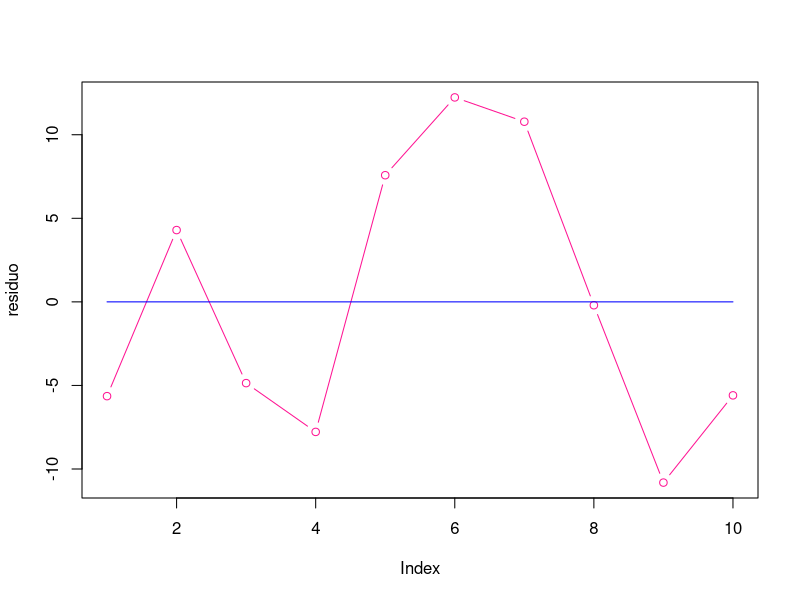
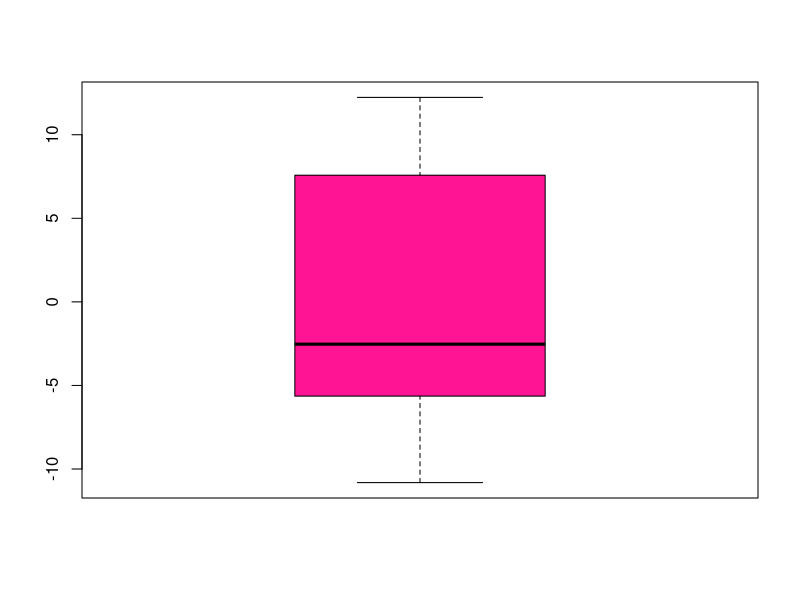
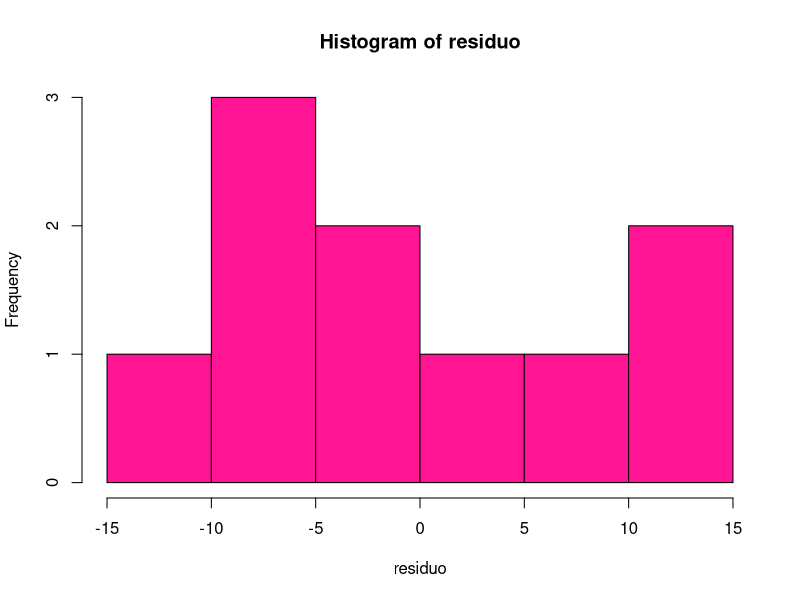
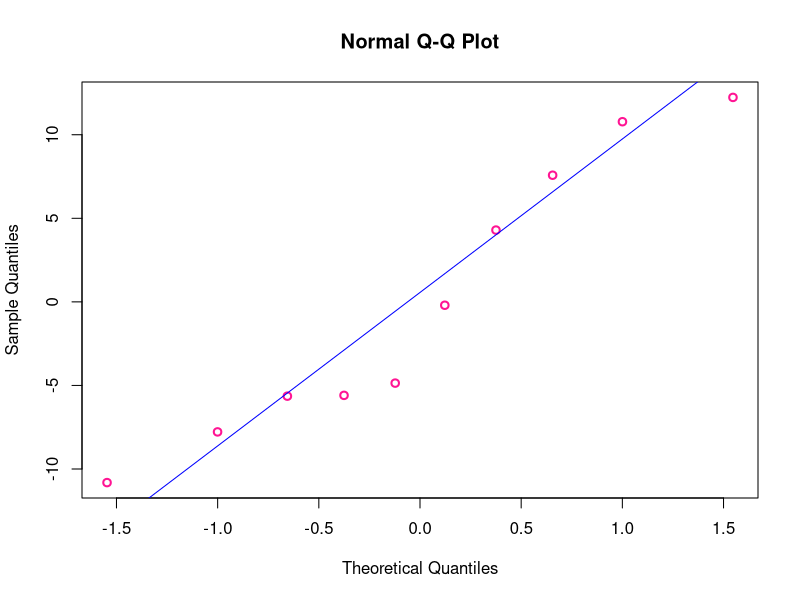
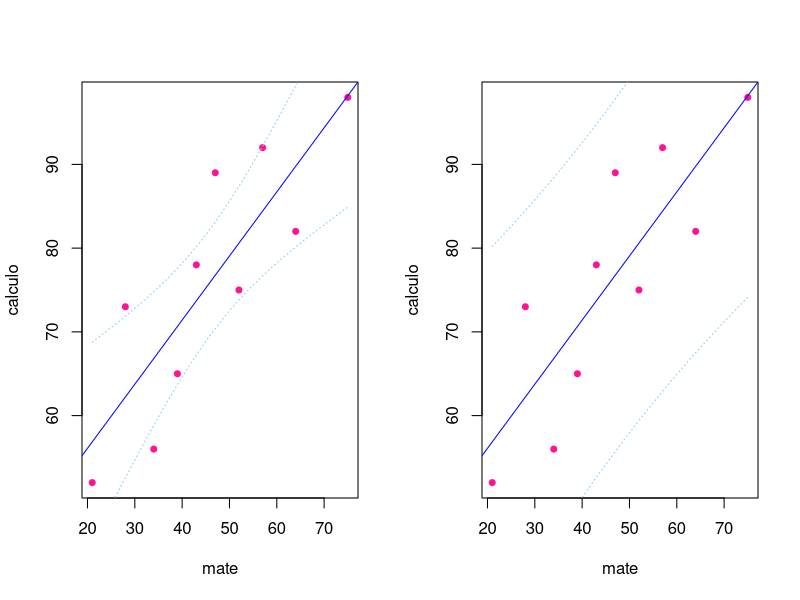

The R source for these figures, in order:
## ---- chunk 1
knitr::opts_chunk$set(echo = TRUE)
## ---- chunk 2
mate <- c(39,43,21,64,57,47,28,75,34,52)
calculo <- c(65,78,52,82,92,89,73,98,56,75)

x <- mate
y <- calculo

xcuad <- x^2
ycuad <- y^2

n <- length(x)
xy <- x*y
xmean <- mean(x)
ymean <- mean(y)

SCxy <- sum(xy)-n*xmean*ymean
SCx <- sum(xcuad)-n*(xmean)^2
SCy <- sum(ycuad)-n*(ymean)^2

beta1 <- SCxy/SCx
beta0 <- ymean-beta1*xmean

## ---- chunk 3
SSE <- SCy - beta1*SCxy

Scuad <- SSE/(n-2)

S <- sqrt(Scuad)

CV <- 100*S/ymean
## ---- chunk 4
alpha <- 0.05 # nivel de confianza
df <- n-2 # grados de libertad de la dist t-student
talfad <- qt(alpha/2,df,lower.tail = FALSE)
talfai <- qt(alpha/2,df,lower.tail = TRUE)
talfad
talfai
# Observemos que talfad es positivo y talfai es negativo

tc <- beta1/(S/sqrt(SCx))

# como tc es mayor que talfad, entonces significa que cae
# dentro de la regíon de rechazo y rechazamos la hipótesis nula

pvalor <- 2*pt(-abs(tc),df)
pvalor
if(pvalor<alpha){
  print("Se rechaza H_0 a favor de H_1, es decir
        la variable predictora X aporta información al modelo")
}else{
  print("No hay suficiente evidencia para rechazar H_0
        es decir que la variable X no aporta información al modelo")
}
## ---- chunk 5
Sbeta1 <- S/SCx
Linf <- beta1-(talfad)*Sbeta1
Linf

Lsup <- beta1+(talfad)*Sbeta1
Lsup

r <- SCxy/sqrt(SCx*SCy)
r #Fuerte de manera positiva

rcuad <- (1-SSE/SCy)*100
rcuad
## ---- chunk 6
model <- lm(calculo~mate)
model
# Always call summary
# Remember to check number of *s in the p value (1, 2, 3)
summary(model)
anova(model)
## ---- chunk 7
# Análisis de residuales

residuo <- model$residuals
head(residuo)

plot(residuo, type="b",col="deeppink")
lines(1:n,rep(0,n), col="blue")

# boxplot a residuos e histograma a residuos
boxplot(residuo, col="deeppink")
#boxplot sirve para identificar outliers fuera de la caja
hist(residuo, col="deeppink")
# cuantiles teóricos vs de la muestra
# Realizar un análisis de residuos de forma gráfica
qqnorm(residuo,col="deeppink",lwd="2");qqline(residuo,col="blue")
## ---- chunk 8
## Pruebas de normalidad
# H_0: Los residuales siguen una distribución normal
# vs H_1: Los residuales NO siguen una distribución normal

shapiro.test(residuo)
# si p value es mayor a 0.05, no se rechaza entonces no existe evidencia para
#decir que los errores no siguen una distribución normal


# si pvalue > 0.05 entonces los datos siguen dist normal

# install.packages("nortest")
library(nortest)
ad.test(residuo)

# install.packages("MASS")
library("MASS")
require(MASS)
fitdistr(residuo,"normal")

## ---- chunk 9
## Calcular intervalos de confianza

par(mfrow=c(1,2))
pronostico <- model$fitted.values
#pronostico2
#pronostico1 <- beta0+beta1*mate
#plot(pronostico2, col="deeppink")
#plot(pronostico1,col="blue")
Sy <-  S*sqrt((1/n)+((mate-xmean)^2/SCx))
Sy

Spredict <- S*sqrt(1+(1/n)+((mate-xmean)^2/SCx))
Spredict

# ic para el promedio de y
Liy <- pronostico-talfad*Sy
Lsy <- pronostico+talfad*Sy
Liy
Lsy
## ---- chunk 10
# ic para valor particular dado un x_p

Lipredict <- pronostico - talfad*Spredict
Lipredict
Lspredict <- pronostico + talfad*Spredict
Lspredict
# Por qué usamos talfad?
# Para que siempre se quede positivo, sino se inver-
# tirían los límites
## ---- chunk 11
datosx <- seq(from=min(mate),to=max(mate),
              length.out=100)
# crea secuencia del min de mate hasta el max de mate con 100 puntos

# Hacer pronósticos del modelo
Intervalo <- predict(object=model,
                     newdata = data.frame(mate=datosx),
                     interval = "confidence", level=0.95)
head(Intervalo)

plot(mate,calculo,col="deeppink",pch=20,lwd=2)
abline(model,col="blue")

lines(x=datosx,y=Intervalo[,2],col="lightskyblue",lty=3)
lines(x=datosx,y=Intervalo[,3],col="lightskyblue",lty=3) 
## ---- chunk 12
datosx <- seq(from=min(mate),to=max(mate),
              length.out=100)
# crea secuencia del min de mate hasta el max de mate con 100 puntos

# Hacer pronósticos del modelo
IntervaloPred <- predict(object=model,
                     newdata = data.frame(mate=datosx),
                     interval = "predict", level=0.95)
head(IntervaloPred)

plot(mate,calculo,col="deeppink",pch=20,lwd=2)
abline(model,col="blue")

lines(x=datosx,y=IntervaloPred[,2],col="lightskyblue",lty=3)
lines(x=datosx,y=IntervaloPred[,3],col="lightskyblue",lty=3)
